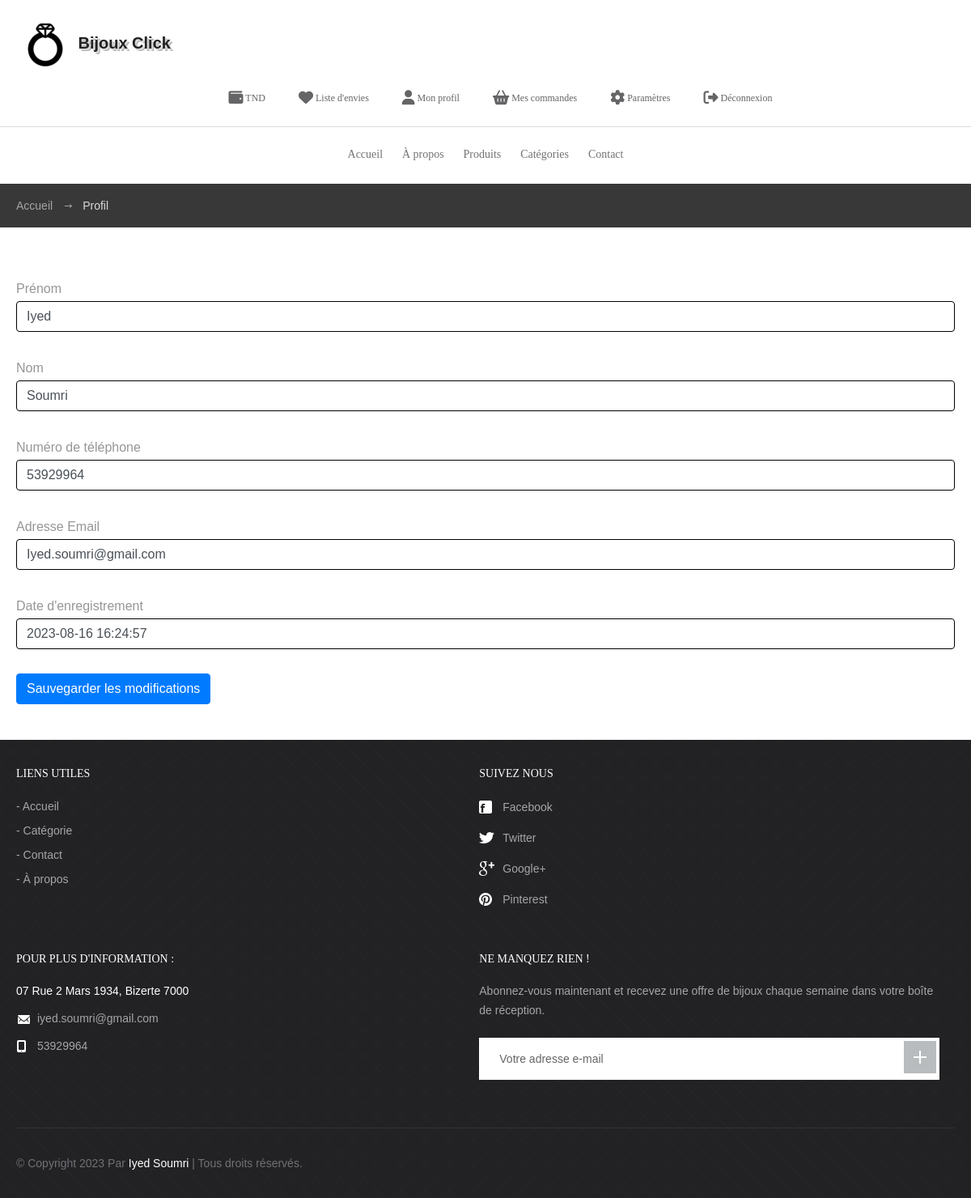
Page /BijouxClick/profile.php (signed in) on the committed database.
### tables this page shows
CREATE TABLE `users` (
  `id` int(11) NOT NULL,
  `FirstName` varchar(255) DEFAULT NULL,
  `LastName` varchar(255) DEFAULT NULL,
  `Email` varchar(255) DEFAULT NULL,
  `MobileNumber` bigint(11) DEFAULT NULL,
  `Password` varchar(255) DEFAULT NULL,
  `regDate` timestamp NOT NULL DEFAULT current_timestamp()
);

CREATE TABLE `tblpage` (
  `ID` int(10) NOT NULL,
  `PageType` varchar(200) DEFAULT NULL,
  `PageTitle` mediumtext DEFAULT NULL,
  `PageDescription` mediumtext DEFAULT NULL,
  `Email` varchar(200) DEFAULT NULL,
  `MobileNumber` bigint(10) DEFAULT NULL,
  `UpdationDate` date DEFAULT NULL,
  `Timing` varchar(200) NOT NULL
);

### BijouxClick/profile.php (the view, shortened to what this page needs)
<?php
include_once('includes/config.php');
if (strlen($_SESSION['jsmsuid']==0)) {
  header('location:logout.php');
  } else{
    ?>
<!DOCTYPE html>
<html lang="fr">
<head>
	<link rel="stylesheet" media="all" href="css/style.css">
</head>
<body>
	<?php include_once('includes/header.php');?>
	<div id="breadcrumbs">
		<div class="container">
			<ul>
				<li><a href="index.php">Accueil</a></li>
				<li>Profil</li>
			</ul>
		</div>
	</div>
	<div id="body">
		<div class="container">
			<div id="content" class="full">
				<div class="cart-table">
					 <form action="#" method="post">
					 	<?php
$uid=$_SESSION['jsmsuid'];
$ret=mysqli_query($con,"select * from users where id='$uid'");
while ($row=mysqli_fetch_array($ret)) {
?>
                                   	      <label>Prénom</label>
                                          <input type="text" name="firstname" required="true" class="form-control" value="<?php  echo $row['FirstName'];?>">
                                            <br>
                                          	<label>Nom</label>
                                          <input type="text" name="lastname" required="true" class="form-control" value="<?php  echo $row['LastName'];?>">
                                           <br>
                                          	<label>Numéro de téléphone</label>
                                          <input type="text" name="mobilenumber" maxlength="8" class="form-control" value="<?php  echo $row['MobileNumber'];?>">
                                          <br>
                                          	<label>Adresse Email</label>
                                          <input type="email" name="email" required="true" class="form-control" value="<?php  echo $row['Email'];?>">
                                          <br>
                                          	<label>Date d'enregistrement</label>
                                         <input type="text" name="regdate" value="<?php  echo $row['regDate'];?>"  readonly="true" class="form-control">
                                          <br>
                                          <button class="btn btn-primary" type="submit" name="submit">Sauvegarder les modifications</button>
                                   </form>
                                   <?php }?>
                                   </div>
			</div>
		</div>
	</div>
	<?php include_once('includes/footer.php');?>
</body>
</html><?php } ?>

### BijouxClick/includes/footer.php (shortened to what this page needs)
<footer id="footer">
              <div class="container">
                     <div class="cols">
                            <div class="col">
                                   <h3>Liens utiles</h3>
                                   <ul>
                                          <li><a href="index.php">Accueil</a></li>
                                          <li><a href="category.php">Catégorie</a></li>
                                          <li><a href="contact.php">Contact</a></li>
                                          <li><a href="about.php">À propos</a></li>
                                   </ul>
                            </div>
                            <div class="col media">
                                   <h3>Suivez nous</h3>
                                   <ul class="social">
                                          <li><a href="https://www.facebook.com/IyedSoumriOfficial/"><span class="ico ico-fb"></span>Facebook</a></li>
                                          <li><a href="https://twitter.com/login?lang=fr"><span class="ico ico-tw"></span>Twitter</a></li>
                                          <li><a href="https://accounts.google.com/ServiceLogin?ltmpl=mobNH"><span class="ico ico-gp"></span>Google+</a></li>
                                          <li><a href="https://www.pinterest.fr/"><span class="ico ico-pi"></span>Pinterest</a></li>
                                   </ul>
                            </div>
                            <div class="col contact">
                                   <?php
$ret=mysqli_query($con,"select * from tblpage where PageType='contactus' ");
while ($row=mysqli_fetch_array($ret)) {
?>
                                   <h3><?php  echo $row['PageTitle'];?></h3>
                                   <p style="color: white"><?php  echo $row['PageDescription'];?></p>
                                   <p><span class="ico ico-em"></span><?php  echo $row['Email'];?></p>
                                   <p><span class="ico ico-ph"></span><?php  echo $row['MobileNumber'];?></p><?php } ?>
                            </div>
                            <div class="col newsletter">
                                   <h3>NE MANQUEZ RIEN !</h3>
                                   <p>Abonnez-vous maintenant et recevez une offre de bijoux chaque semaine dans votre boîte de réception.</p>
                                   <form action="#" method="post">
                                         <input type="email" name="email" placeholder="Votre adresse e-mail">
                                          <button type="submit" name="sub"></button>
                                   </form>
                            </div>
                     </div>
                     <p class="copy">&copy; Copyright <?= date('Y'); ?> Par <span style="color:#FFFFFF">Iyed Soumri</span> | Tous droits réservés.</p>
              </div>
       </footer>

### rows in the picture
users: firstname "Iyed", lastname "Soumri", mobilenumber "53929964", email "Iyed.soumri@gmail.com", regdate "2023-08-16 16:24:57"
tblpage: PageTitle "POUR PLUS D'INFORMATION :", PageDescription "07 Rue 2 Mars 1934, Bizerte 7000", Email "iyed.soumri@gmail.com", MobileNumber "53929964"
